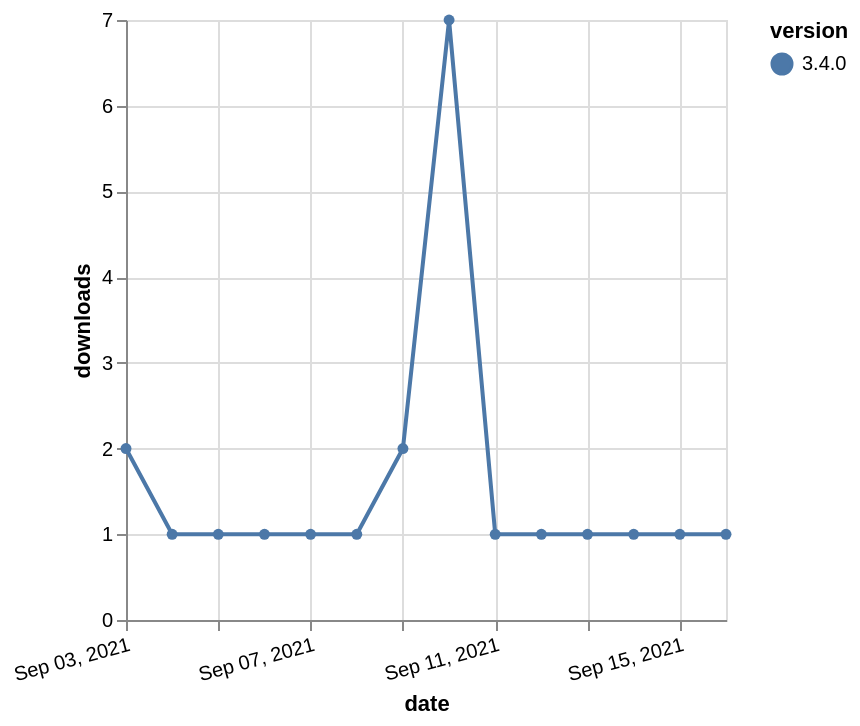

Write the Vega-Lite specification saved for this chart.
### Vega-Lite specification from a JSON file in a GitHub repository (floating-point values rounded to 4 significant figures)
{"$schema": "https://vega.github.io/schema/vega-lite/v5.json", "description": "A simple bar chart with embedded data.", "data": {"values": [{"date": "2021-09-03", "total": 513, "delta": 2, "version": "3.4.0"}, {"date": "2021-09-04", "total": 514, "delta": 1, "version": "3.4.0"}, {"date": "2021-09-05", "total": 515, "delta": 1, "version": "3.4.0"}, {"date": "2021-09-06", "total": 516, "delta": 1, "version": "3.4.0"}, {"date": "2021-09-07", "total": 517, "delta": 1, "version": "3.4.0"}, {"date": "2021-09-08", "total": 518, "delta": 1, "version": "3.4.0"}, {"date": "2021-09-09", "total": 520, "delta": 2, "version": "3.4.0"}, {"date": "2021-09-10", "total": 527, "delta": 7, "version": "3.4.0"}, {"date": "2021-09-11", "total": 528, "delta": 1, "version": "3.4.0"}, {"date": "2021-09-12", "total": 529, "delta": 1, "version": "3.4.0"}, {"date": "2021-09-13", "total": 530, "delta": 1, "version": "3.4.0"}, {"date": "2021-09-14", "total": 531, "delta": 1, "version": "3.4.0"}, {"date": "2021-09-15", "total": 532, "delta": 1, "version": "3.4.0"}, {"date": "2021-09-16", "total": 533, "delta": 1, "version": "3.4.0"}]}, "width": "container", "mark": {"type": "line", "point": {"filled": true}}, "encoding": {"x": {"field": "date", "type": "temporal", "timeUnit": "yearmonthdate", "title": "date", "axis": {"labelAngle": -15}}, "y": {"field": "delta", "type": "quantitative", "title": "downloads"}, "color": {"field": "version", "type": "nominal"}, "tooltip": {"field": "delta"}}}
